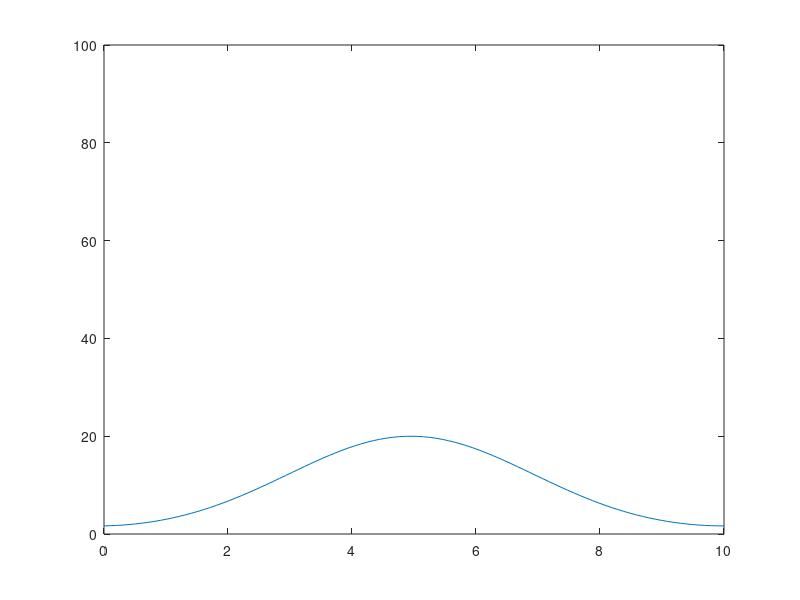

This figure's MATLAB source:
a=0; b=10; 	Dcoef=0.1;
N=100; deltat=0.1;
xval=linspace(a, b, N);
deltax=xval(2)-xval(1)
M=diff(diff([[zeros(1, N-1), 1]; eye(N); [1, zeros(1, N-1)]]))/deltax^2;
h=figure;
	
rho=zeros(N, 1); rho(N/2)=100/deltax;
t=0;
while t<20
  t=t+deltat;
  rhoold=rho;
  rho=(eye(N)-Dcoef*deltat*M)\rhoold;   
  figure(h);
  plot(xval, rho);
  yl=ylim;
  ylim([0, 100]);
  drawnow
end

